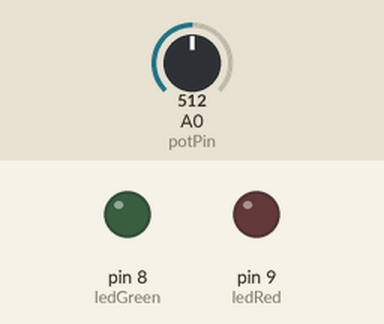
Recording of a sketch running on a simulated Arduino Uno, built with avr-gcc and run on an emulated ATmega328P. On the bench: output pins drawn as LEDs (lit = HIGH). The inputs (shaded band) are chosen by the test bench; at power-on: A0 (potPin) = 512. What the sketch prints to the serial monitor is not drawn.

Above: at 1.3 s.
1.4 s: A0 (potPin) set to 323
2.9 s: A0 (potPin) set to 289
At 4.2 s:
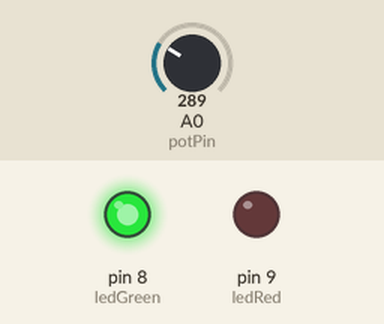
4.5 s: A0 (potPin) set to 900
At 5.5 s:
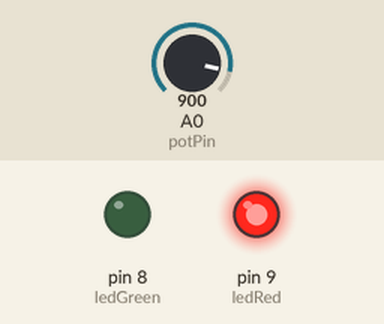
6.0 s: A0 (potPin) set to 739
7.5 s: A0 (potPin) set to 713
At 7.9 s:
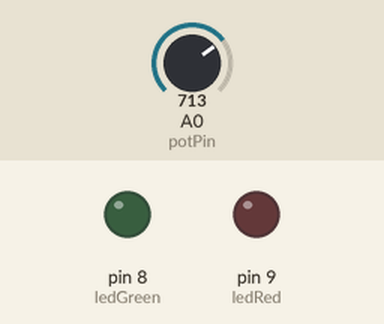
9.0 s: A0 (potPin) set to 1023
At 10.3 s:
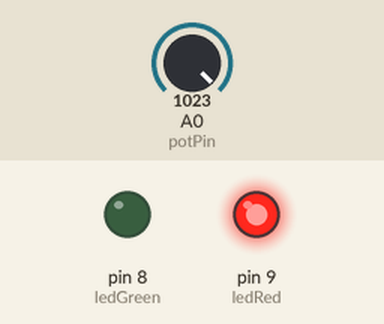
Timing chart, 0 to 11.5 s (numbered marks = the images above; inputs shaded):
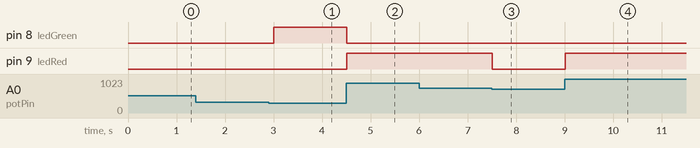

Measured:
- the behaviour switches between 307 and 306 on A0 (potPin) (found by bisection; images 0 and 1)
- the behaviour switches between 727 and 726 on A0 (potPin) (found by bisection; images 2 and 3)
- after the input at 1.4 s, every drawn part: stays the same
- after the input at 2.9 s, pin 8 (ledGreen): LOW → HIGH after 0.10 s
- after the input at 4.5 s, pin 8 (ledGreen): HIGH → LOW at once; pin 9 (ledRed): LOW → HIGH at once
- after the input at 6.0 s, every drawn part: stays the same
- after the input at 7.5 s, pin 9 (ledRed): HIGH → LOW at once
- after the input at 9.0 s, pin 9 (ledRed): LOW → HIGH at once

The sketch:

cau6_ledXanhDo_Bientro.ino
```cpp
// Khai báo chân
const int potPin = A0;      // Chân analog ??c bi?n tr?
const int ledGreen = 8;     // LED xanh
const int ledRed = 9;       // LED ??

void setup() {
  Serial.begin(9600);       // Kh?i ??ng Serial Monitor
  pinMode(ledGreen, OUTPUT);
  pinMode(ledRed, OUTPUT);
}

void loop() {
  int sensorValue = analogRead(potPin);  // ??c giá tr? analog (0-1023)

  // Chuy?n ??i giá tr? analog thành nhi?t ?? (0-100°C)
  int temperature = map(sensorValue, 0, 1023, 0, 100);

  // Hi?n th? nhi?t ??
  Serial.print("Nhiet do: ");
  Serial.print(temperature);
  Serial.print(" °C - ");

  // ?i?u khi?n LED
  if (temperature < 30) {
    digitalWrite(ledGreen, HIGH);
    digitalWrite(ledRed, LOW);
    Serial.println("LED xanh dang sang");
  }
  else if (temperature > 70) {
    digitalWrite(ledGreen, LOW);
    digitalWrite(ledRed, HIGH);
    Serial.println("LED do dang sang");
  }
  else {
    digitalWrite(ledGreen, LOW);
    digitalWrite(ledRed, LOW);
    Serial.println("Khong co LED nao sang");
  }

  delay(500);  // ??c l?i sau 0.5 giây
}
```
